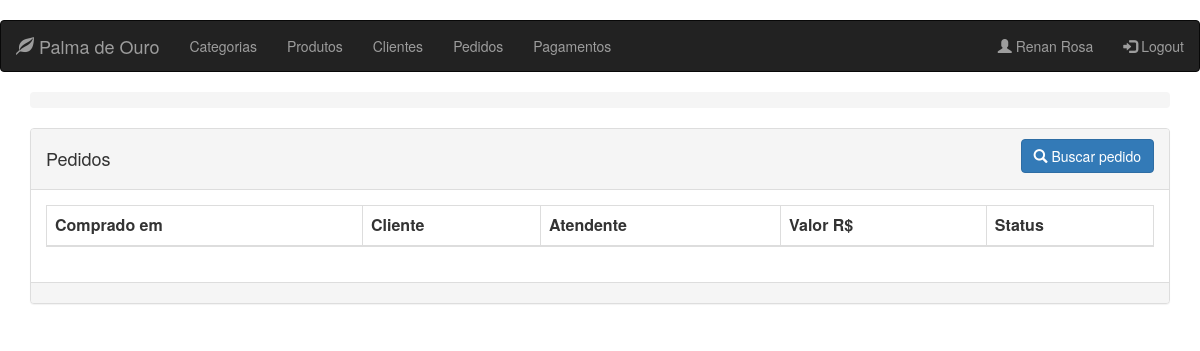
Page /order (signed in) on the earlier database version.
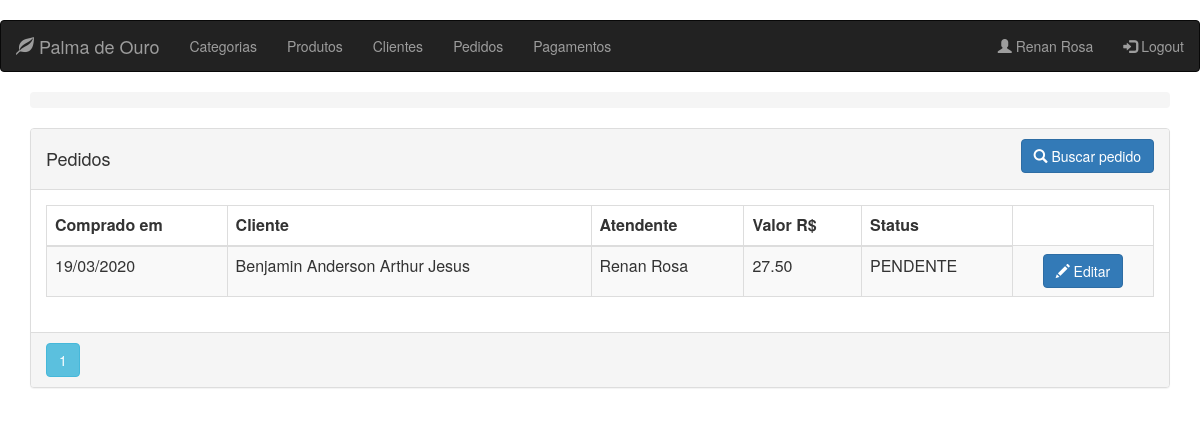
Same page on the later database version.
### app/models.py (models this page shows, shortened)
class User(db.Model):
    __metaclass__ = ABCMeta
    __abstract__ = True
    id = db.Column(db.Integer, primary_key=True)
    name = db.Column(db.String(64), nullable=False, index=True)
    phone_number = db.Column(db.String(13), nullable=False)

class Clerk(User, UserMixin):
    __tablename__ = 'clerks'
    image_file = db.Column(db.String(24), default='default.jpg')
    email = db.Column(db.String(64), unique=True)
    password_hash = db.Column(db.String(128), nullable=False)
    __mapper_args__ = {
        'concrete': True
    }
    @property
    def password(self):
        raise AttributeError('password is not a readable attribute')

class Order(db.Model):
    __tablename__ = 'orders'
    id = db.Column(db.Integer, primary_key=True)
    client_id = db.Column(db.Integer, ForeignKey('clients.id'), nullable=False)
    clerk_id = db.Column(db.Integer, ForeignKey('clerks.id'), nullable=False)
    payment_id = db.Column(db.Integer, ForeignKey('payments.id'), nullable=True)
    ordered = db.Column(db.DateTime, index=True, default=datetime.now)
    total = db.Column(db.Numeric(10, 2), default=0)
    status = db.Column(db.Enum(Status), default=Status.PENDENTE)
    client = relationship("Client", backref=backref('orders', order_by=id))
    clerk = relationship("Clerk", backref=backref('orders', order_by=id))
    payment = relationship("Payment", backref=backref('orders', order_by=id), lazy=True)

class Client(User):
    __tablename__ = 'clients'
    __mapper_args__ = {'concrete': True}
    identification = db.Column(db.String(9), unique=True)
    notifiable = db.Column(db.Boolean)
    address = db.Column(db.String(64))
    status = db.Column(db.Boolean)

### app/routes/order/routes.py (the view)
@blueprint_order.route('/order/client/<int:id>', methods=['GET'])
@blueprint_order.route('/order', defaults={'id': None}, methods=['GET'])
@register_breadcrumb(blueprint_order, '.', 'Pedidos')
@login_required
def get_orders(id):
    page = request.args.get('page', 1, type=int)
    if id is not None:
        orders = Order.query \
            .filter_by(client_id=id) \
            .order_by(Order.ordered.desc()) \
            .paginate(page=page, per_page=10)
        return render_template('order/client_orders.html', orders=orders, client_id=id)
    orders = Order.query.order_by(Order.ordered.desc()).paginate(page=page, per_page=10)
    return render_template('order/list.html', orders=orders)

### app/models.py (called while the page is built)
@login_manager.user_loader
def load_user(id):
    return Clerk.query.get(id)

### app/templates/order/list.html
{% extends "base.html" %}
{% block page_content %}
<div class="panel panel-default">
    <div class="panel-heading">
        <div class="row">
            <div class="col col-xs-6">
                <h4>Pedidos</h4>
            </div>
            <div class="col col-xs-6 text-right">
                <a href="{{ url_for('blueprint_order.search_order') }}" class="btn btn-primary">
                    <span class="glyphicon glyphicon-search"></span>
                    Buscar pedido
                </a>
            </div>
        </div>
    </div>
    <div class="panel-body">
        <table class="table table-striped table-responsive table-bordered">
            <thead>
                <tr>
                    <th>Comprado em</th>
                    <th>Cliente</th>
                    <th>Atendente</th>
                    <th>Valor R$</th>
                    <th>Status</th>
                </tr>
            </thead>
            <tbody>
                {% for order in orders.items %}
                <tr>
                    <td>{{ order.ordered.strftime('%d/%m/%Y') }}</td>
                    <td>{{ order.client.name }}</td>
                    <td>{{ order.clerk.name }}</td>
                    <td>{{ order.total }}</td>
                    <td>{{ order.status.name }}</td>
                    <td align="center">
                        <a href="{{ url_for('blueprint_order.update_order',id=order.id) }}"
                           class="btn btn-primary">
                            <i class="glyphicon glyphicon-pencil" aria-hidden="true"></i>
                            <span>Editar</span>
                        </a>
                    </td>
                </tr>
                {% endfor %}
            </tbody>
        </table>
    </div>
    <div class="panel-footer p-0">
        {% for page_number in orders.iter_pages(left_edge=1,right_edge=1,left_current=1,right_current=2) %}
        {% if page_number %}
        {% if orders.page == page_number %}
        <a class="btn btn-info mb-4"
           href="{{ url_for('blueprint_order.get_orders',page=page_number) }}">{{ page_number }}</a>
        {% else %}
        <a class="btn btn-outline-info mb-4"
           href="{{ url_for('blueprint_order.get_orders',page=page_number) }}">{{ page_number }}</a>
        {% endif %}
        {% else %}
        ...
        {% endif %}
        {% endfor %}
    </div>
</div>
{% endblock %}

### app/templates/base.html (shortened to what this page needs)
﻿{% extends "bootstrap/base.html" %}
    {% block head %}
        {{ super() }}
    {% endblock %}
{% block navbar %}
    <nav class="navbar navbar-inverse">
        <div class="container-fluid">
            <div class="navbar-header">
                <a class="navbar-brand" href="{{ url_for('blueprint_client.get_clients') }}"><span
                        class="glyphicon glyphicon-leaf"></span> Palma de Ouro</a>
            </div>
            <ul class="nav navbar-nav">
                <li><a class="nav-item nav-link"
                       href="{{ url_for('blueprint_category.get_categories') }}">Categorias</a>
                </li>
                <li><a class="nav-item nav-link" href="{{ url_for('blueprint_product.get_products') }}">Produtos</a>
                </li>
                <li><a class="nav-item nav-link"
                       href="{{ url_for('blueprint_client.get_clients') }}">Clientes</a></li>
                <li><a class="nav-item nav-link"
                       href="{{ url_for('blueprint_order.get_orders') }}">Pedidos</a></li>
                <li><a class="nav-item nav-link"
                       href="{{ url_for('blueprint_payment.get_payment') }}">Pagamentos</a></li>
            </ul>
            <ul class="nav navbar-nav navbar-right">
                {% if current_user.is_authenticated %}
                    <li>
                        <a class="nav-item nav-link" href="{{ url_for('blueprint_clerk.account') }}">
                            <span class="glyphicon glyphicon-user"></span>
                            {{ current_user.name }}</a>
                    </li>
                    <li>
                        <a class="nav-item nav-link" href="{{ url_for('blueprint_clerk.logout') }}">
                            <span class="glyphicon glyphicon-log-in"></span>
                            Logout</a>
                    </li>
                {% else %}
                    <li><a class="nav-item nav-link" href="{{ url_for('blueprint_clerk.login') }}">
                        <span class="glyphicon glyphicon-user"></span> Login</a></li>
                {% endif %}
            </ul>
        </div>
    </nav>
{% endblock %}
    {% block content %}
        <div class="container pt-3">
            <nav aria-label="breadcrumb">
                <ol class="breadcrumb primary-color">
                </ol>
            </nav>
            {% block page_content %}
            {% endblock %}
        </div>
    {% endblock %}

Differences in the rows shown:
added Order: ordered "19/03/2020", client.name "Benjamin Anderson Arthur Jesus", clerk.name "Renan Rosa", total "27.50", status.name "PENDENTE"
Other differences:
new list line: "1"
